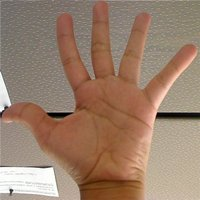
%> input picture 1.jpg, 200 x 200 px
$ octave compareHistogramForGray.m   (GNU Octave 9; MATLAB toolbox functions it lacks are replaced by stand-ins)
%> lines starting %> are read from the running program, lines starting %| are printed output that depends on the picture
% Four different simiarity measures, including cosine correlation,
% Chi-square test, histogram intersection and Bhattacharyya distance.
% Choose one of measures for computing.
Cosine_correlation=1; Chi_square=2; Intersection=3; Bhattacharyya_distance=4;
method=Bhattacharyya_distance;
% Set bin size in histogram.
N=32;

% Get input image
picture1 =rgb2gray(imread('1.jpg'));
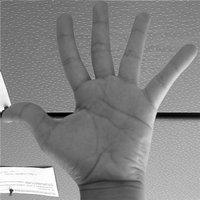
%> picture1: size 200x200 uint8; min 0, max 255, mean 133.1
picture2 =rgb2gray(imread('2.jpg'));
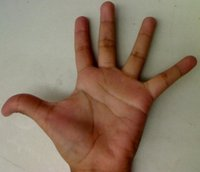
%> input picture 2.jpg, 200 x 172 px
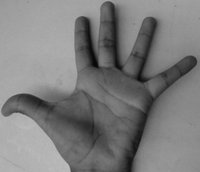
%> picture2: size 172x200 uint8; min 7, max 193, mean 124.3
[a1,b1]=size(picture1);
%> a1 = 200; b1 = 200
[a2,b2]=size(picture2);
%> a2 = 172; b2 = 200

% Resize object into the same scale based on smaller one.
if a1*b1 > a2*b2
picture1=imresize(picture1,[a2 b2],'bicubic');
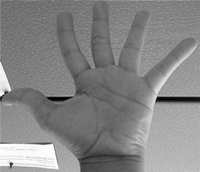
%> picture1: size 172x200 uint8; min 0, max 255, mean 133.1
picture2=imresize(picture2,[a2 b2],'bicubic');
rows=a2; cols=b2;
%> after `rows=a2`: rows = 172
%> after `cols=b2`: cols = 200
else picture2=imresize(picture2,[a1 b1],'bicubic');
picture1=imresize(picture1,[a1 b1],'bicubic');
rows=a1; cols=b1;
end

imshow([picture1,picture2]);
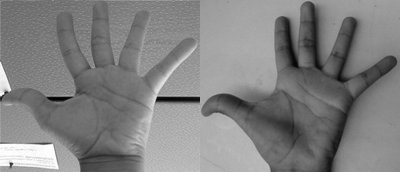
%> displayed picture: size 172x400, on the screen's scale of 0 to 255; min 0, max 255, mean 128.7
picture1=double(picture1);
%> picture1: size 172x200 double
picture2=double(picture2);
%> picture2: size 172x200 double
m1=zeros(1,N);
m2=zeros(1,N);
% Get the histogram.
[y1,x1]=hist(picture1(:), N);
%> y1 = 32 values, max 5117 at index 15, min 5 at index 5, mean 1075; x1 = 32 values from 3.98 to 251
[y2,x2]=hist(picture2(:), N);
%> y2 = 32 values, max 4153 at index 28, min 16 at index 32, mean 1075; x2 = 32 values from 9.91 to 190.1
m1=y1; m2=y2;
%> after `m1=y1`: m1 has the same summary as y1
%> after `m2=y2`: m2 has the same summary as y2
m1=m1./sum(m1);
%> m1 = 32 values, max 0.149 at index 15, min 0.000145 at index 5, mean 0.0312
m2=m2./sum(m2);
%> m2 = 32 values, max 0.121 at index 28, min 0.000465 at index 32, mean 0.0312

switch method
case 1
    %claculate cosine similarity
    %smaller value, more similar
    m1=m1-mean(m1);
    m2=m2-mean(m2);
    A=sqrt(sum(m1.^2));
    B=sqrt(sum(m2.^2));
    C=sum(m1.*m2);
    cos=1-C/(A*B);
case 2
    %calculate Chi-Square
    %smaller value, more similar
    A=(m1-m2).^2;
    cos=sum(A/m1);
case 3
    %calculate histogram intersection
    %smaller value, more similar
    A=sum(min(m1,m2));
    cos=1-A;
case 4
    %calculate Bhattacharyya distance
    %smaller value, more similar
    A=sum(sqrt(m1.*m2));
%> A = 0.823
    B=sqrt(mean(m1).*mean(m2)*(N^2));
%> B = 1
    cos=sqrt(1-A/B);
%> cos = 0.421
end
